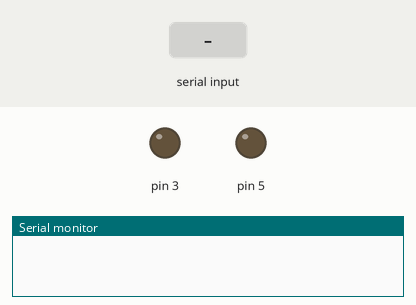
A sketch run on a simulated Arduino Uno, built with avr-gcc and run on an emulated ATmega328P. On the bench: output pins drawn as LEDs (lit = HIGH), the last lines printed to the serial monitor. The test bench sets the inputs (shaded band).

Above: at 1.2 s.
1.3 s: "a" received over Serial
At 1.47 s:
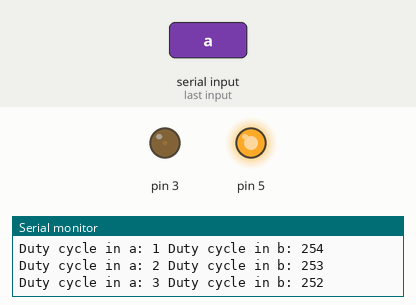
At 4.04 s:
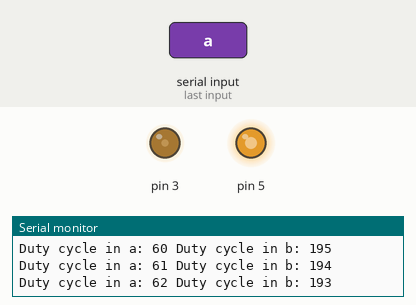
10.3 s: "a" received over Serial
At 10.48 s:
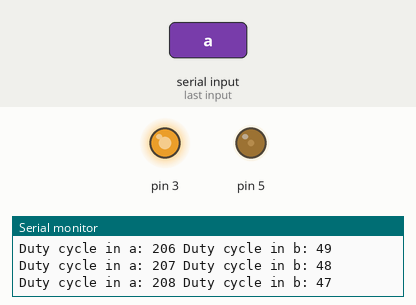
Timing chart, 0 to 19.3 s (numbered marks = the images above; inputs shaded):
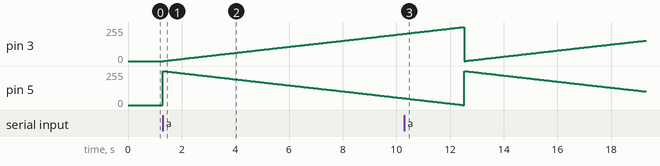

Measured:
- after the input at 1.3 s, pin 3: moves from 0/255 to 205/255 over 9.0 s, starting at once

The sketch:

PWM.ino
```cpp
// C++ code
//
int a=0;
int b=0;
void setup()
{
  pinMode(3, OUTPUT);
  pinMode(5, OUTPUT);
  Serial.begin(9600);
}

void loop()
{
  if (Serial.available()) {
   char received= Serial.read();
   Serial.print("data received =");
   Serial.println(received);
    if (received == 'a') {
      blink1();
    }
    if (received == 'b') {
    	blink2();
    }
  }
}
void blink1(){
for(a=0,b=255;a<=255,b>=0;a++,b--){
    Serial.print("Duty cycle in a: ");
   	Serial.print(a);
  	Serial.print(" Duty cycle in b: ");
    Serial.println(b);
    analogWrite(3,a);
  	analogWrite(5,b);
}
}
void blink2(){
for(b=0,a=255;b<=255,a>=0;b++,a--){
    Serial.print("Duty cycle in b: ");
    Serial.print(b);
  	Serial.print(" Duty cycle in a:");
    Serial.println(a);
    analogWrite(5,b);
    analogWrite(3,a);
    }
}
```
